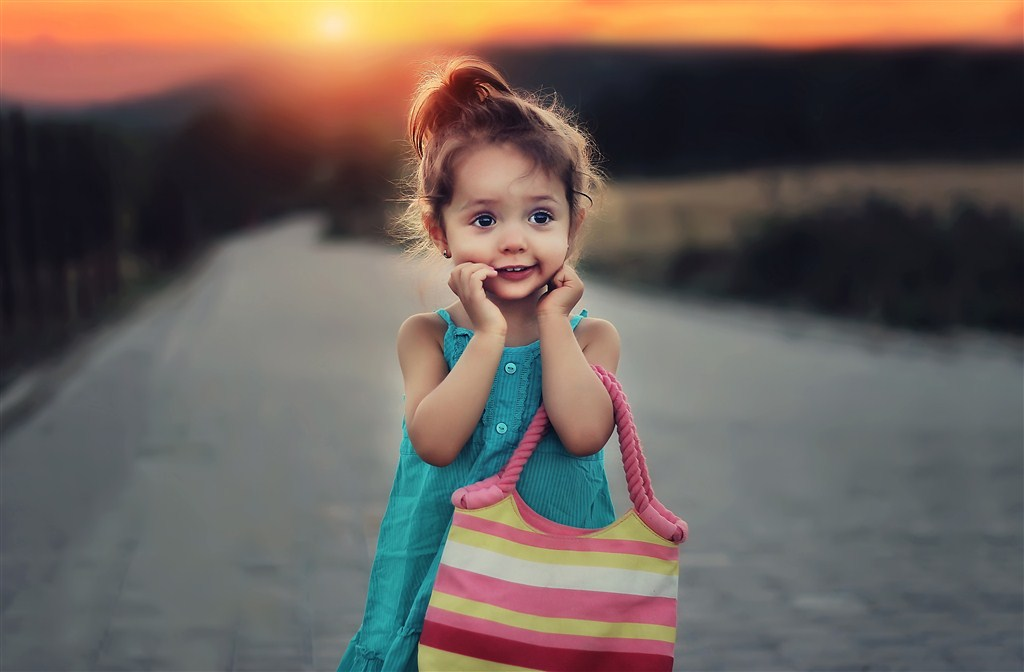
#> input picture opencv/images/others/002.jpg, 1024 x 672 px, given in place of light_green1.png, which was not available
$ python color_clustering.py
#> lines starting #> are read from the running program, lines starting #| are printed output that depends on the picture
### opencv/utils.py
import numpy as np
import cv2


def centroid_histogram(clt):
    numLabels = np.arange(0, len(np.unique(clt.labels_)) + 1)
    (hist, _) = np.histogram(clt.labels_, bins = numLabels)

    hist = hist.astype("float")
    hist /= hist.sum()

    return hist


def plot_colors(hist, centroids):
    bar = np.zeros((50, 300, 3), dtype = "uint8")
    startX = 0

    for (percent, color) in zip(hist, centroids):
        endX = startX + (percent * 300)
        cv2.rectangle(bar, (int(startX), 0), (int(endX), 50), color.astype("uint8").tolist(), -1)
        startX = endX

    return bar

### opencv/color_clustering.py
from sklearn.cluster import KMeans
import matplotlib.pyplot as plt
import argparse
import utils
import cv2

# [4 lines of commented-out code are left out]

image = cv2.imread("./images/light_green1.png")
#> image is the input picture: shape (672, 1024, 3); mean B, G, R 89.8, 95.7, 107.5
image = cv2.cvtColor(image, cv2.COLOR_BGR2RGB)

plt.figure()
plt.axis("off")
plt.imshow(image)

image = image.reshape((image.shape[0] * image.shape[1], 3))

# clt = KMeans(n_clusters = args["clusters"])
clt = KMeans(3)
clt.fit(image)

hist = utils.centroid_histogram(clt)
bar = utils.plot_colors(hist, clt.cluster_centers_)
#> after the loop in plot_colors, `for (percent, color) in zip(hist, centroids):`:
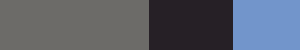
#> bar: shape (50, 300, 3); mean of channels 0, 1, 2 107.6, 95.4, 89.7; drawn as B, G, R

plt.figure()
plt.axis("off")
plt.imshow(bar)
plt.show()

$ run again, on opencv/images/others/003.jpg
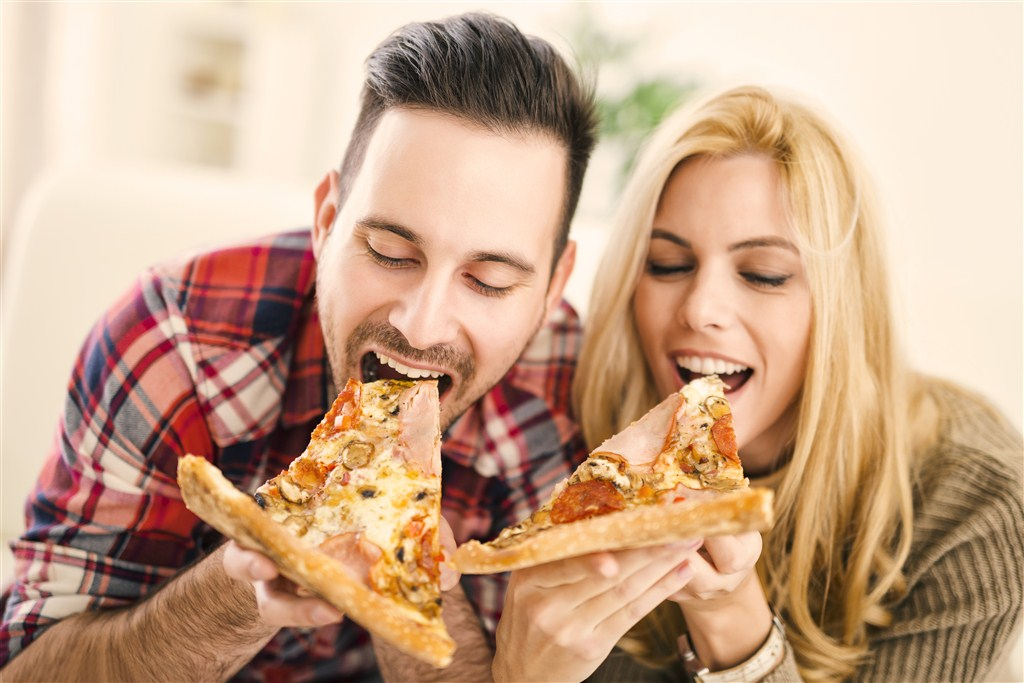
#> input picture opencv/images/others/003.jpg, 1024 x 683 px, given in place of light_green1.png, which was not available
#> image is the input picture: shape (683, 1024, 3); mean B, G, R 138.3, 165.4, 200.5
#> after the loop in plot_colors, `for (percent, color) in zip(hist, centroids):`:
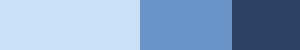
#> bar: shape (50, 300, 3); mean of channels 0, 1, 2 199.5, 164.4, 137.4; drawn as B, G, R
